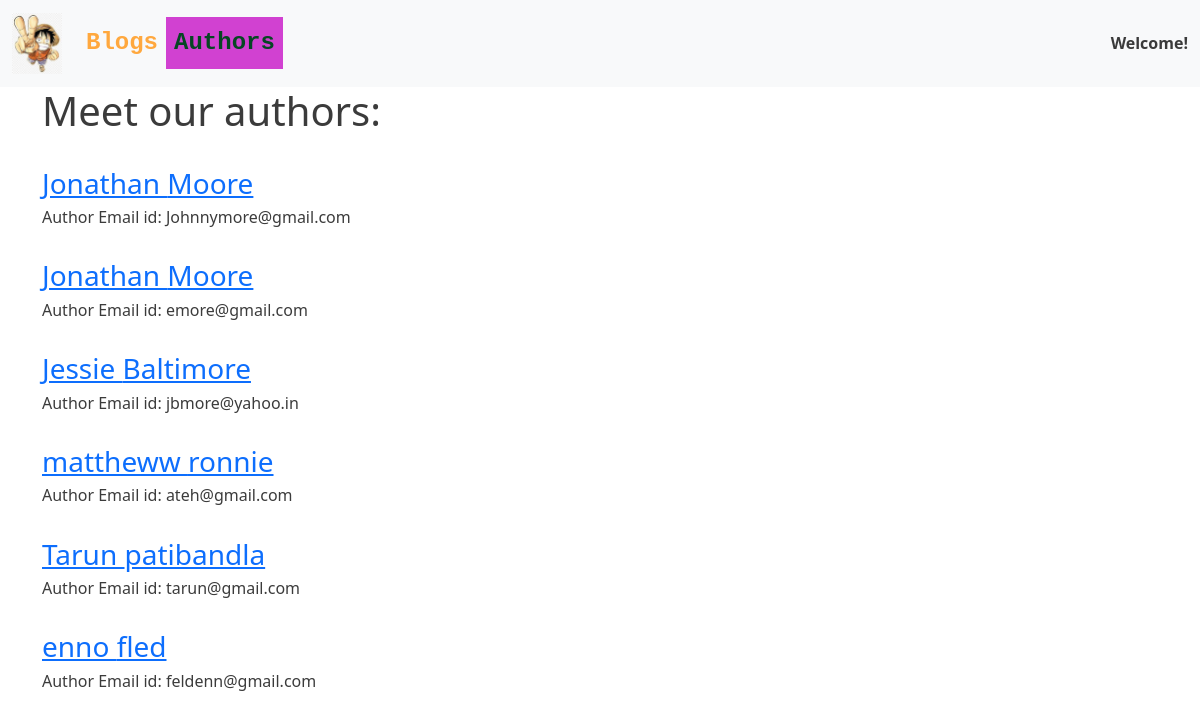
/authors/, run on an earlier commit of the app's database.
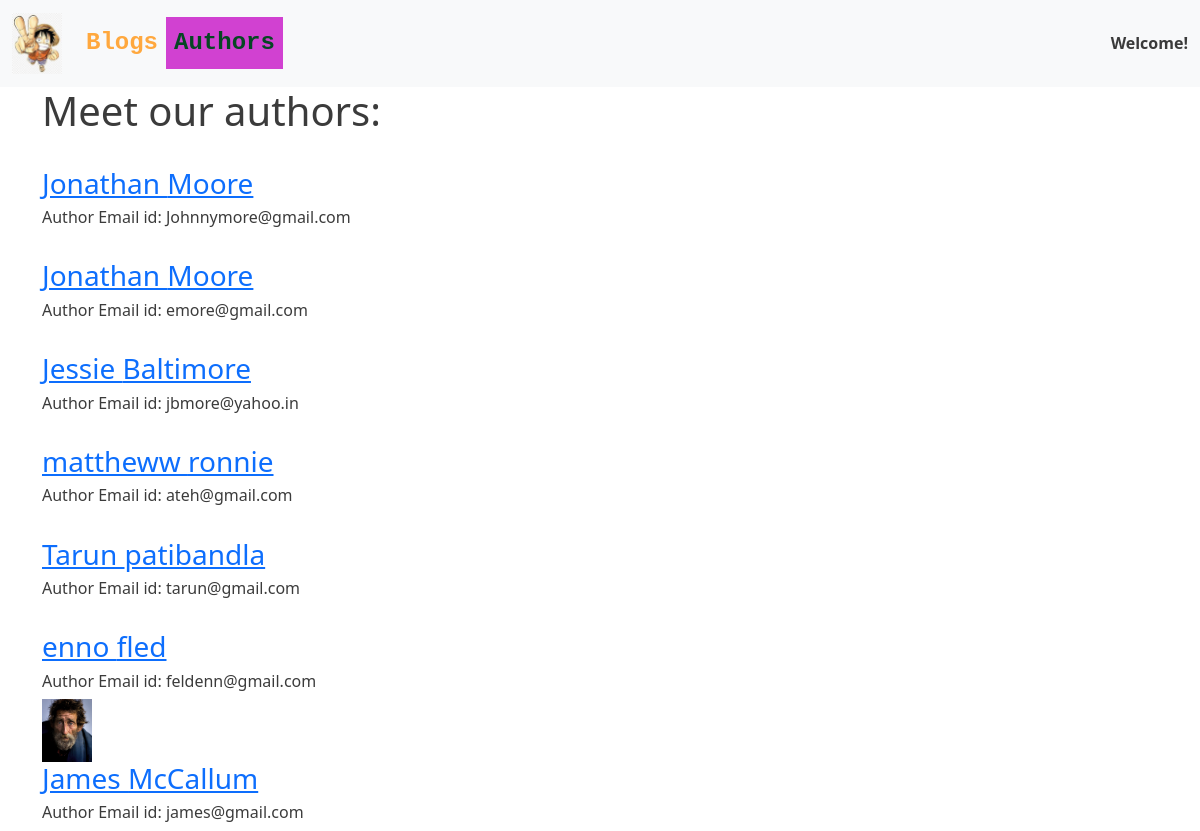
And on a later commit of the database.
### blogapp/models.py (models this page shows, shortened)
class Author(models.Model):
    author_first_name = models.CharField(
        max_length=50, blank=False, help_text="Author's first name")
    author_last_name = models.CharField(
        max_length=50, blank=False, help_text="Author's Last name")
    author_email = models.EmailField(
        blank=False, unique=True, help_text='Author email id')
    author_biodata = models.TextField(max_length=250, blank=True, null=True)
    author_image = models.ImageField(
        upload_to='authors/', null=True, blank=True)

### blogapp/views.py (the view)
# urls.py: path('authors/', views.authors, name='authors'),
def authors(request):
    authors = Author.objects.all()
    context = {"authors": authors}
    return render(request, './blogapp/authors.html', context=context)

### blogapp/templates/blogapp/authors.html
{% extends './base.html' %}
{% load static %}
{% block content %}
<h1>Meet our authors: </h1>
{%for author in authors%}
{% if author.author_image%}
<img src="{{ author.author_image.url }}" alt="" width=50px>
{% else %}
<img src="{%static 'blogapp/Catimage.jpg'%}" alt="" width=50px>
{% endif%}
<a href="{% url 'authorblogs' author.id %}">
    <h3>{{author.author_first_name}} {{author.author_last_name}}</h3>
</a>
<h6>Author Email id: {{author.author_email}}</h6>
{%endfor%}
{% endblock %}

### blogapp/templates/blogapp/base.html (shortened to what this page needs)
<!DOCTYPE html>
<html lang="en">
<head>
    <link href="https://cdn.jsdelivr.net/npm/bootstrap@5.2.0/dist/css/bootstrap.min.css" rel="stylesheet"
>
</head>
<body>
    <!-- {%load static%}
    <img src="{% static 'blogapp/Catimage.jpg' %}" alt="cat" width=100px> -->
    <nav class="navbar navbar-expand-lg bg-light">
        <div class="container-fluid">
            {% load static %}
            <a class="navbar-brand" href="#"><img src="{%static 'blogapp/images.jpeg'%}" alt="" width=50px
                    class="navbarimg"></a>
            <div class="collapse navbar-collapse" id="navbarSupportedContent">
                <ul class="navbar-nav me-auto mb-2 mb-lg-0">
                    <li class="nav-item">
                        <a class="nav-link active" aria-current="page" href="{% url 'index' %}"
                            style="font-family: 'Courier New', monospace; color:rgb(255, 168, 62); font-size: x-large; font-weight: bold;">Blogs</a>
                    </li>
                    <li class="nav-item">
                        <a class="nav-link" href="{% url 'authors' %}"
                            style="font-family:'Courier New', Courier, monospace;color:rgb(5, 71, 35); font-size: x-large; font-weight: bold; background-color: rgb(209, 65, 209);">Authors</a>
                    </li>
                </ul>
                {% if request.user.username%}
                <strong>Welcome, {{ request.user | title}}!</strong>
                {% else %}
                <strong>Welcome! </strong>
                {% endif %}
            </div>
        </div>
    </nav>
    <div class="container">
        {%block content%}
        {%endblock%}
    </div>
</body>
</html>

### blogapp/templates/blogapp/base.html (style rules this page uses)
body { color: rgba(0, 0, 0, 0.769); background-repeat: no-repeat; background-attachment: fixed; background-size: cover; font-weight: bold; }
.navbarimg { background: transparent; }

What changed in the data, as far as the page shows it:
added Author: author_image (picture), author_first_name "James", author_last_name "McCallum", author_email "james@gmail.com"
